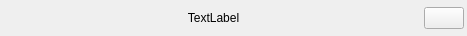
<?xml version="1.0" encoding="UTF-8"?>
<ui version="4.0">
 <class>NotificationBar</class>
 <widget class="QFrame" name="NotificationBar">
  <property name="geometry">
   <rect>
    <x>0</x>
    <y>0</y>
    <width>467</width>
    <height>36</height>
   </rect>
  </property>
  <property name="minimumSize">
   <size>
    <width>0</width>
    <height>24</height>
   </size>
  </property>
  <property name="windowTitle">
   <string notr="true">Frame</string>
  </property>
  <layout class="QHBoxLayout" name="horizontalLayout" stretch="1,0">
   <property name="leftMargin">
    <number>9</number>
   </property>
   <property name="topMargin">
    <number>3</number>
   </property>
   <property name="rightMargin">
    <number>3</number>
   </property>
   <property name="bottomMargin">
    <number>3</number>
   </property>
   <item>
    <widget class="ClickableLabel" name="label">
     <property name="cursor">
      <cursorShape>PointingHandCursor</cursorShape>
     </property>
     <property name="text">
      <string notr="true">TextLabel</string>
     </property>
     <property name="alignment">
      <set>Qt::AlignCenter</set>
     </property>
     <property name="openExternalLinks">
      <bool>true</bool>
     </property>
    </widget>
   </item>
   <item>
    <widget class="QPushButton" name="btnClose">
     <property name="text">
      <string notr="true"/>
     </property>
     <property name="icon">
      <iconset>
       <selectedon>:/icons/close-menu_16x16.png</selectedon>
      </iconset>
     </property>
    </widget>
   </item>
  </layout>
 </widget>
 <customwidgets>
  <customwidget>
   <class>ClickableLabel</class>
   <extends>QLabel</extends>
   <header>src/ui/widgets/clickablelabel.h</header>
   <slots>
    <signal>clicked()</signal>
   </slots>
  </customwidget>
 </customwidgets>
 <resources/>
 <connections>
  <connection>
   <sender>btnClose</sender>
   <signal>clicked()</signal>
   <receiver>NotificationBar</receiver>
   <slot>hide()</slot>
   <hints>
    <hint type="sourcelabel">
     <x>449</x>
     <y>17</y>
    </hint>
    <hint type="destinationlabel">
     <x>233</x>
     <y>17</y>
    </hint>
   </hints>
  </connection>
  <connection>
   <sender>label</sender>
   <signal>clicked()</signal>
   <receiver>NotificationBar</receiver>
   <slot>openLinkInBrowser()</slot>
   <hints>
    <hint type="sourcelabel">
     <x>219</x>
     <y>17</y>
    </hint>
    <hint type="destinationlabel">
     <x>233</x>
     <y>17</y>
    </hint>
   </hints>
  </connection>
 </connections>
 <slots>
  <slot>openLinkInBrowser()</slot>
 </slots>
</ui>
